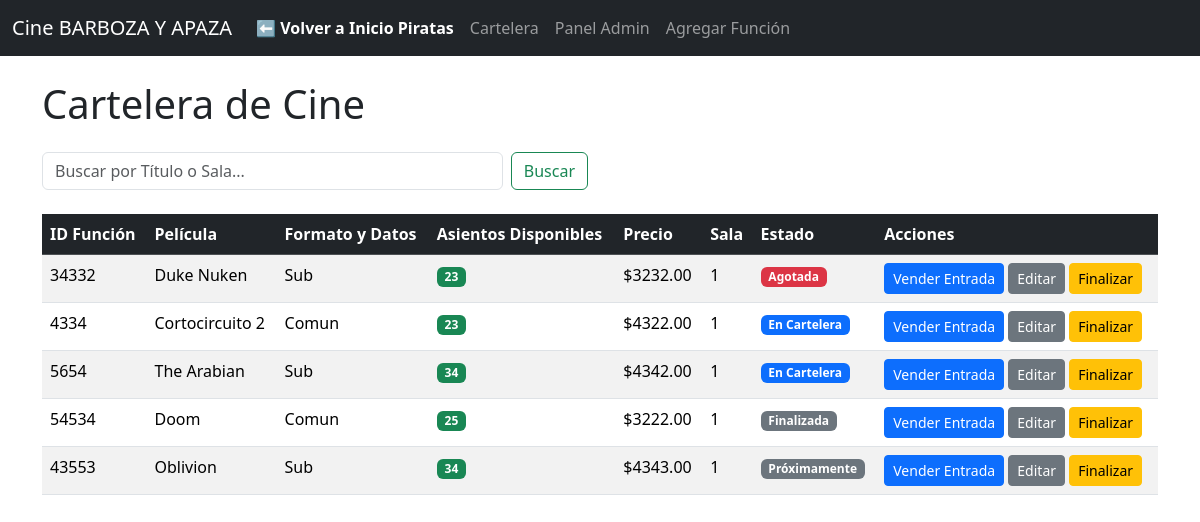
The page /cine/admin on the database its author committed.
### tables this page shows
CREATE TABLE funciones (
            id_funcion TEXT PRIMARY KEY,
            titulo_pelicula TEXT NOT NULL,
            formato_datos TEXT,
            asientos_disponibles INTEGER NOT NULL,
            precio_boleto REAL NOT NULL,
            sala TEXT,
            estado_funcion TEXT NOT NULL DEFAULT 'Próximamente'
        );

### app .py (the view)
@app.route('/cine/admin')
def admin():
    conn = get_db_connection()
    query = request.args.get('query', '')
    if query:
        funciones = conn.execute(
            'SELECT * FROM funciones WHERE titulo_pelicula LIKE ? OR sala LIKE ?',
            ('%' + query + '%', '%' + query + '%')
        ).fetchall()
    else:
        funciones = conn.execute('SELECT * FROM funciones ORDER BY estado_funcion').fetchall()
    conn.close()
    return render_template('index.html', funciones=funciones, query=query, is_admin_view=True)

### app .py (called while the page is built)
def get_db_connection():
    conn = sqlite3.connect('cine.db')
    conn.row_factory = sqlite3.Row
    return conn

### templates/index.html
{% extends 'layout.html' %}
{% block content %}
    <h1 class="mb-4">Cartelera de Cine</h1>
    <div class="row mb-4">
        <div class="col-md-6">
            <form action="{{ url_for('gestion_cine') }}" method="get" class="d-flex">
                <input class="form-control me-2" type="search" placeholder="Buscar por Título o Sala..." name="query" value="{{ query or '' }}">
                <button class="btn btn-outline-success" type="submit">Buscar</button>
            </form>
        </div>
    </div>
    <table class="table table-striped table-hover">
        <thead class="table-dark">
            <tr>
                <th>ID Función</th>
                <th>Película</th>
                <th>Formato y Datos</th>
                <th>Asientos Disponibles</th>
                <th>Precio</th>
                <th>Sala</th>
                <th>Estado</th>
                <th>Acciones</th>
            </tr>
        </thead>
        <tbody>
            {% for funcion in funciones %}
            <tr>
                <td>{{ funcion.id_funcion }}</td>
                <td>{{ funcion.titulo_pelicula }}</td>
                <td>{{ funcion.formato_datos }}</td>
                <td>
                    <span class="badge {% if funcion.asientos_disponibles == 0 %}bg-danger{% elif funcion.asientos_disponibles < 20 %}bg-warning{% else %}bg-success{% endif %}">
                        {{ funcion.asientos_disponibles }}
                    </span>
                </td>
                <td>${{ "%.2f"|format(funcion.precio_boleto) }}</td>
                <td>{{ funcion.sala }}</td>
                <td>
                     <span class="badge {% if funcion.estado_funcion == 'Agotada' %}bg-danger{% elif funcion.estado_funcion == 'En Cartelera' %}bg-primary{% else %}bg-secondary{% endif %}">
                        {{ funcion.estado_funcion }}
                    </span>
                </td>
                <td>
                    <a href="{{ url_for('vender_entrada', id_funcion=funcion.id_funcion) }}" class="btn btn-primary btn-sm {% if funcion.asientos_disponibles == 0 %}disabled{% endif %}">Vender Entrada</a>
                    <a href="{{ url_for('editar', id_funcion=funcion.id_funcion) }}" class="btn btn-secondary btn-sm">Editar</a>
                    <a href="{{ url_for('finalizar', id_funcion=funcion.id_funcion) }}" class="btn btn-warning btn-sm" onclick="return confirm('¿Estás seguro de que quieres marcar esta función como finalizada?');">Finalizar</a>
                </td>
            </tr>
            {% else %}
            <tr>
                <td colspan="8" class="text-center">No hay funciones en cartelera o que coincidan con la búsqueda.</td>
            </tr>
            {% endfor %}
        </tbody>
    </table>
{% endblock %}

### templates/layout.html (shortened to what this page needs)
<!doctype html>
<html lang="es">
<head>
    <link href="https://cdn.jsdelivr.net/npm/bootstrap@5.3.3/dist/css/bootstrap.min.css" rel="stylesheet">
</head>
<body>
    <nav class="navbar navbar-expand-lg navbar-dark bg-dark">
        <div class="container-fluid">
            <a class="navbar-brand" href="{{ url_for('gestion_cine') }}">Cine BARBOZA Y APAZA</a>
            <div class="collapse navbar-collapse" id="navbarNav">
                <ul class="navbar-nav me-auto mb-2 mb-lg-0">
                    <li class="nav-item">
                        <a class="nav-link active" style="font-weight: bold;" href="{{ url_for('home') }}">⬅️ Volver a Inicio Piratas</a>
                    </li>
                    <li class="nav-item">
                        <a class="nav-link" href="{{ url_for('gestion_cine') }}">Cartelera</a>
                    </li>
                    <li class="nav-item">
                        <a class="nav-link" href="{{ url_for('admin') }}">Panel Admin</a>
                    </li>
                    <li class="nav-item">
                        <a class="nav-link" href="{{ url_for('agregar') }}">Agregar Función</a>
                    </li>
                </ul>
            </div>
        </div>
    </nav>
    <div class="container mt-4">
        {% block content %}{% endblock %}
    </div>
</body>
</html>

### rows shown on the page
funciones: id_funcion "34332", titulo_pelicula "Duke Nuken", formato_datos "Sub", asientos_disponibles "23", precio_boleto "3232.00", sala "1", estado_funcion "Agotada"
funciones: id_funcion "4334", titulo_pelicula "Cortocircuito 2", formato_datos "Comun", asientos_disponibles "23", precio_boleto "4322.00", sala "1", estado_funcion "En Cartelera"
funciones: id_funcion "5654", titulo_pelicula "The Arabian", formato_datos "Sub", asientos_disponibles "34", precio_boleto "4342.00", sala "1", estado_funcion "En Cartelera"
funciones: id_funcion "54534", titulo_pelicula "Doom", formato_datos "Comun", asientos_disponibles "25", precio_boleto "3222.00", sala "1", estado_funcion "Finalizada"
funciones: id_funcion "43553", titulo_pelicula "Oblivion", formato_datos "Sub", asientos_disponibles "34", precio_boleto "4343.00", sala "1", estado_funcion "Próximamente"
